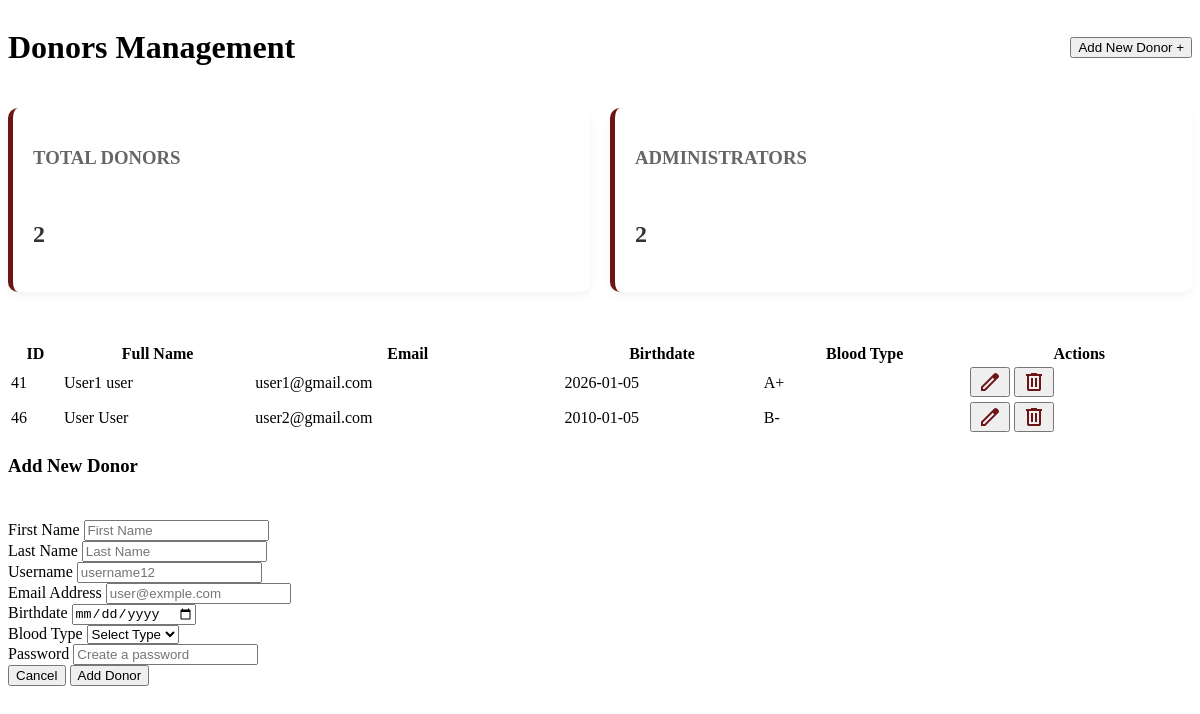
The app's page /dashboard/dashboardPages/donors.php with its own data.
### tables this page shows
CREATE TABLE `donors` (
  `id` int(11) NOT NULL,
  `first_name` varchar(50) DEFAULT NULL,
  `last_name` varchar(50) DEFAULT NULL,
  `birthdate` date DEFAULT NULL,
  `blood_group_id` int(11) NOT NULL
);

CREATE TABLE `users` (
  `id` int(11) NOT NULL,
  `username` varchar(255) NOT NULL,
  `email` varchar(100) NOT NULL,
  `password` varchar(255) NOT NULL,
  `role_id` int(11) NOT NULL
);

CREATE TABLE `blood_groups` (
  `id` int(11) NOT NULL,
  `group_name` varchar(5) NOT NULL
);

### config.php (called while the page is built)
<?php
class Database {
    private $host = 'localhost';
    private $dbname = 'blood_bank_management_system';
    private $username = 'root';
    private $password = '';
    private $conn;
    public function __construct() {
        try {
            $dsn = "mysql:host={$this->host};dbname={$this->dbname}";
            $this->conn = new PDO($dsn, $this->username, $this->password);
            $this->conn->setAttribute(PDO::ATTR_ERRMODE, PDO::ERRMODE_EXCEPTION);
        } catch(PDOException $e) {
            die("Connection failed: " . $e->getMessage());
        }
    }
    public function getConnection(): PDO {
        return $this->conn;
    }
}
?>

### crud/user/userLogic.php (called while the page is built, shortened)
<?php
class User {
    private $conn;
    public function __construct($db) {
        $this->conn = $db;
    }
    public function getAllDonors() {
    $query = "SELECT u.id, d.first_name, d.last_name, u.email, d.birthdate, bg.group_name as blood_group
            FROM users u
            JOIN donors d ON u.id = d.id
            Join blood_groups bg ON bg.id = d.blood_group_id";
    $stmt = $this->conn->prepare($query);
    $stmt->execute();
    return $stmt->fetchAll(PDO::FETCH_ASSOC);
}
public function countTotalDonors() {
    $sql = "SELECT COUNT(*) as total FROM users WHERE role_id = 2";
    $stmt = $this->conn->prepare($sql);
    $stmt->execute();
    $row = $stmt->fetch(PDO::FETCH_ASSOC);
    return $row['total'];
}
public function countTotalAdmins() {
    $sql = "SELECT COUNT(*) as total FROM users WHERE role_id = 1";
    $stmt = $this->conn->prepare($sql);
    $stmt->execute();
    $row = $stmt->fetch(PDO::FETCH_ASSOC);
    return $row['total'];
}
}
?>

### dashboard/dashboardPages/donors.php (the view, shortened to what this page needs)
<?php
include "../config.php";
include "../crud/user/userLogic.php";
 $db = new Database();
 $user = new User($db->getConnection());
?>
<div class="userContainer">
    <div class="headerSection">
        <h1>Donors Management</h1>
        <button class="btnAdd" onclick="openUserModal()">Add New Donor +</button>
    </div>
    <div class="statsContainer">
        <div class="statCard">
            <h3>Total Donors</h3>
            <p> <?php echo $totalDonors = $user->countTotalDonors()?></p>
        </div>
        <div class="statCard">
            <h3>Administrators</h3>
            <p><?php echo $totalAdmins = $user->countTotalAdmins()?></p>
        </div>
    </div>
    <table class="styledTable">
        <thead>
            <tr>
                <th>ID</th>
                <th>Full Name</th>
                <th>Email</th>
                <th>Birthdate</th>
                <th>Blood Type</th>
                <th>Actions</th>
            </tr>
        </thead>
        <tbody>
            <?php
            $donors = $user->getAllDonors();
            if ($donors) {
                foreach ($donors as $donor) {
                    ?>
                    <tr>
                        <td><?php echo $donor['id']; ?></td>
                        <td><?php echo $donor['first_name'] . " " . $donor['last_name']; ?></td>
                        <td><?php echo $donor['email']; ?></td>
                        <td><?php echo $donor['birthdate']; ?></td>
                        <td><?php echo $donor['blood_group']; ?></td>
                        <td class="actionsColumn">
                            <button class="btn" onclick="openEditModal(<?php echo $donor['id']; ?>)"><img src="../images/svg/editIcon.svg" alt="Edit"></button>
                            <button class="btn" onclick="confirmDelete(<?php echo $donor['id']; ?>)"><img src="../images/svg/deleteIcon.svg" alt="Delete"></button>
                        </td>
                    </tr>
                    <?php
                }
            } else {
                echo "<tr><td colspan='6'>Nuk ka të dhëna në databazë.</td></tr>";
            }
            ?>
        </tbody>
    </table>
</div>
<div id="userModal" class="modal">
    <div class="modalContent">
        <div class="modalHeader">
            <h3 id="modalTitle">Add New Donor</h3>
            <img src="../images/svg/closeIcon.svg" class="closeBtn" onclick="closeUserModal()" alt="Close">
        </div>
        <form id="userForm" action="" method="POST" novalidate>
            <div class="formGrid">
                <div class="inputGroup">
                    <label>First Name</label>
                    <input type="text" id="userFirstName" name="first_name" placeholder="First Name" required>
                </div>
                <div class="inputGroup">
                    <label>Last Name</label>
                    <input type="text" id="userLastName" name="last_name" placeholder="Last Name" required>
                </div>
                <div class="inputGroup">
                    <label>Username</label>
                    <input type="text" id="userName" name="username" placeholder="username12" required>
                </div>
                <div class="inputGroup">
                    <label>Email Address</label>
                    <input type="email" id="userEmail" name="user_email" placeholder="user@exmple.com" required>
                </div>
                <div class="inputGroup">
                    <label>Birthdate</label>
                    <input type="date" id="userBirthdate" name="birthdate" required>
                </div>
                <div class="inputGroup">
                    <label>Blood Type</label>
                    <select id="userBloodType" name="blood_group_id" required>
                        <option value="">Select Type</option>
                    </select>
                </div>
                <div class="inputGroup fullWidth">
                    <label>Password</label>
                    <input type="password" id="userPassword" name="password" placeholder="Create a password" required>
                </div>
            </div>
            <div class="modalFooter">
                <button type="button" onclick="closeUserModal()" class="btnCancel">Cancel</button>
                <button type="submit" name="submit" class="btnSave">Add Donor</button>
            </div>
        </form>
    </div>
</div>

### records on screen
donors: id "41", first_name "User1", last_name "user", id.email "user1@gmail.com", birthdate "2026-01-05", blood_group.group_name "A+"
donors: id "46", first_name "User", last_name "User", id.email "user2@gmail.com", birthdate "2010-01-05", blood_group.group_name "B-"

### other values on screen
$totalDonors = $user->countTotalDonors() "2"
$totalAdmins = $user->countTotalAdmins() "2"
